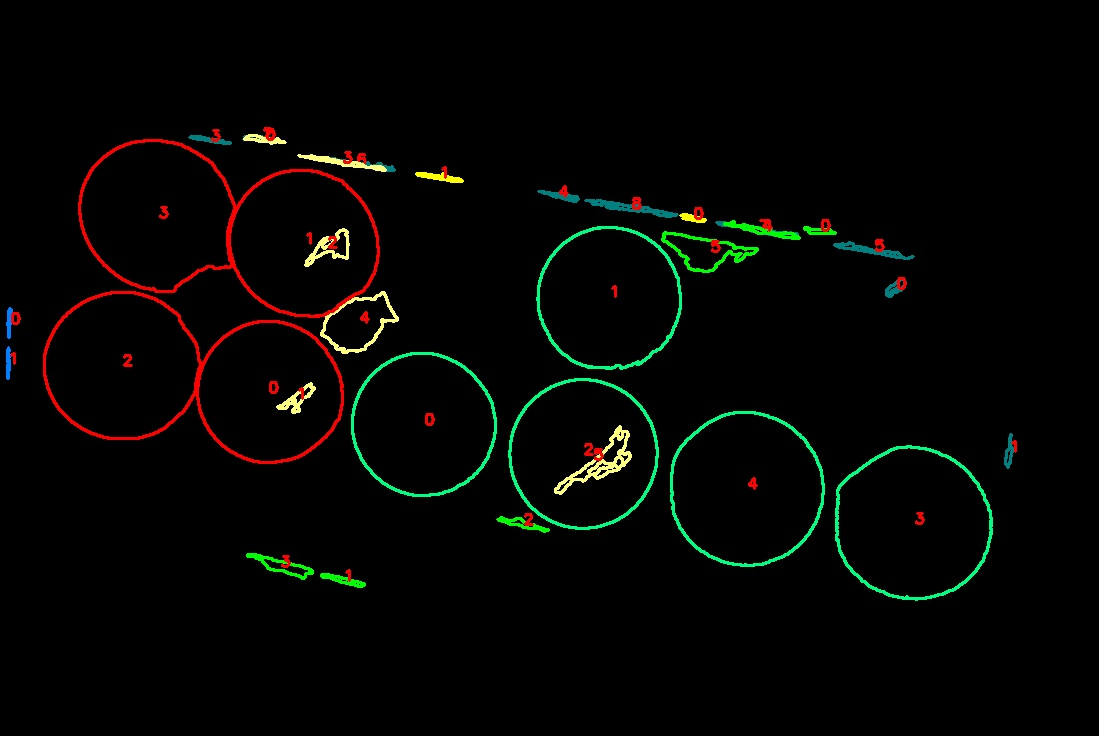
#> input picture img/IMG_39_marked.jpg, 1099 x 736 px
$ python -i canny.py   (imports and definitions only)
#> lines starting #> are read from the running program, lines starting #| are printed output that depends on the picture; after the words box and inside, x2 and y2 are one past the last pixel; in counts of white or black regions, pixels touching at a corner belong together
#> further down, picture is the input picture: shape (736, 1099, 3); mean B, G, R 2.8, 5.2, 4.6
import cv2
import numpy as np


"""
Params:
    edge_by_channel (list): When doing Canny edge detection ,
     this para decide which channel to be the gradient standard.
"""


def canny_edge_detect(img,
                      gaussian_para=3,
                      gaussian_filter=True,
                      do_sharpen=True,
                      split_n_row=1,
                      split_n_column=1,
                      edge_by_channel=['bgr_gray']):

    # filter the noise
#> called with gaussian_para = 3, gaussian_filter = True, do_sharpen = True, split_n_row = 1, split_n_column = 1
    if gaussian_filter:
        print('[Canny] Gaussian filter')
        img = cv2.GaussianBlur(img, (gaussian_para, gaussian_para), 0)

    if do_sharpen:
        print('[Canny] Sharpening')
        img = sharpen(img)

    re_height, re_width = img.shape[:2]
#> re_height = 736; re_width = 1099

    offset_r = re_height / split_n_row  # 736/1 = 736
#> offset_r = 736
    offset_c = re_width / split_n_column  # 1104
#> offset_c = 1099

    print('[Canny] Canny Detect edge')
    edged = np.zeros(img.shape[:2], np.uint8)

    for row_n in np.arange(0, split_n_row, 0.5):  # 0, 0.5
        for column_n in np.arange(0, split_n_column, 0.5):  # 0, 0.5

            r_l = int(row_n * offset_r)  # 736*0, 736*0.5
            r_r = int((row_n + 1) * offset_r)  # 736*1, 736*1.5->736*1
            c_l = int(column_n * offset_c)
            c_r = int((column_n + 1) * offset_c)

            if row_n == split_n_row - 0.5:
                r_r = int(re_height)
            if column_n == split_n_column - 0.5:
                c_r = int(re_width)

            BGR_dic, HSV_dic, LAB_dic = split_color_channel(img[r_l: r_r, c_l: c_r])

            channel_img_dic = {'bgr_gray': BGR_dic['img_bgr_gray'],
                               'bgr_b': BGR_dic['img_b'],
                               'bgr_g': BGR_dic['img_g'],
                               'bgr_r': BGR_dic['img_r'],
                               'hsv_h': HSV_dic['img_h'],
                               'hsv_s': HSV_dic['img_s'],
                               'hsv_v': HSV_dic['img_v'],
                               'lab_l': LAB_dic['img_l'],
                               'lab_a': LAB_dic['img_a'],
                               'lab_b': LAB_dic['img_b']}
            channel_thre_dic = {'bgr_gray': BGR_dic['thre_bgr_gray'],
                                'bgr_b': BGR_dic['thre_b'],
                                'bgr_g': BGR_dic['thre_g'],
                                'bgr_r': BGR_dic['thre_r'],
                                'hsv_h': HSV_dic['thre_h'],
                                'hsv_s': HSV_dic['thre_s'],
                                'hsv_v': HSV_dic['thre_v'],
                                'lab_l': LAB_dic['thre_l'],
                                'lab_a': LAB_dic['thre_a'],
                                'lab_b': LAB_dic['thre_b']}

            for chan in edge_by_channel:
                if channel_thre_dic[chan] > 20:
                    edged[r_l: r_r, c_l: c_r] |= cv2.Canny(
                        channel_img_dic[chan], channel_thre_dic[chan] * 0.5, channel_thre_dic[chan])
#> this loop made 2 passes
#> pass 1, in split_color_channel, `bgr_gray = cv2.cvtColor(img, cv2.COLOR_BGR2GRAY)`:
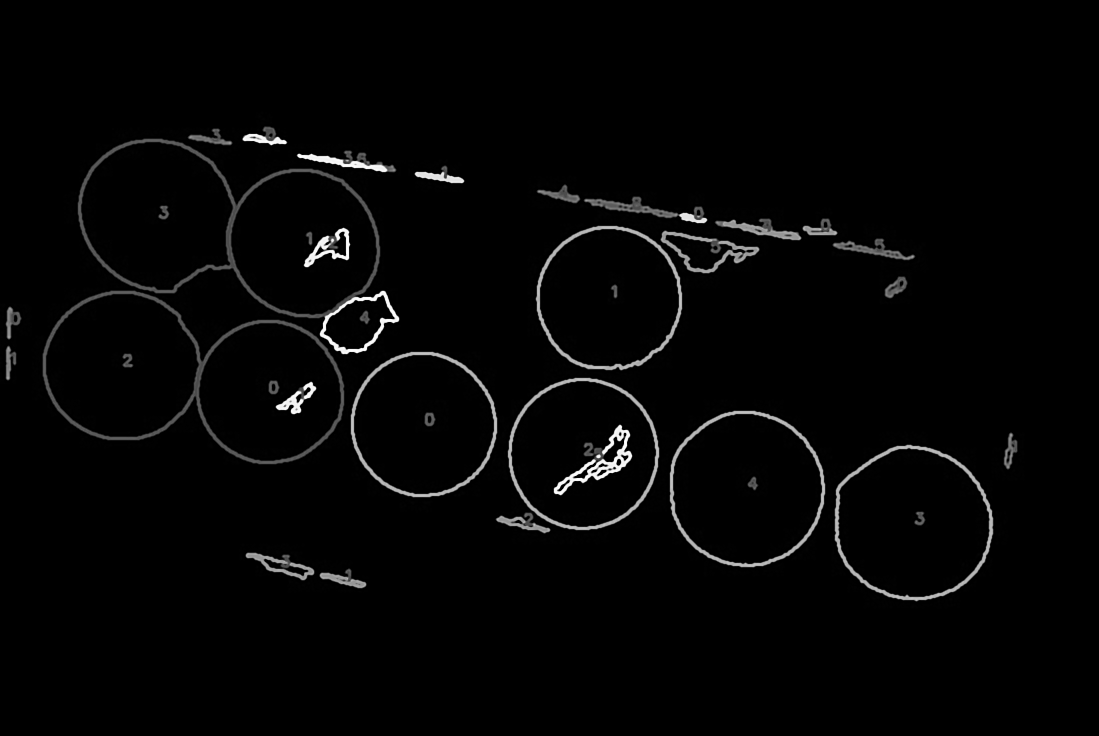
#> bgr_gray: shape (736, 1099); min 0, max 255, mean 5
#> pass 1, in split_color_channel, `bgr_b = img[:, :, 0]`:
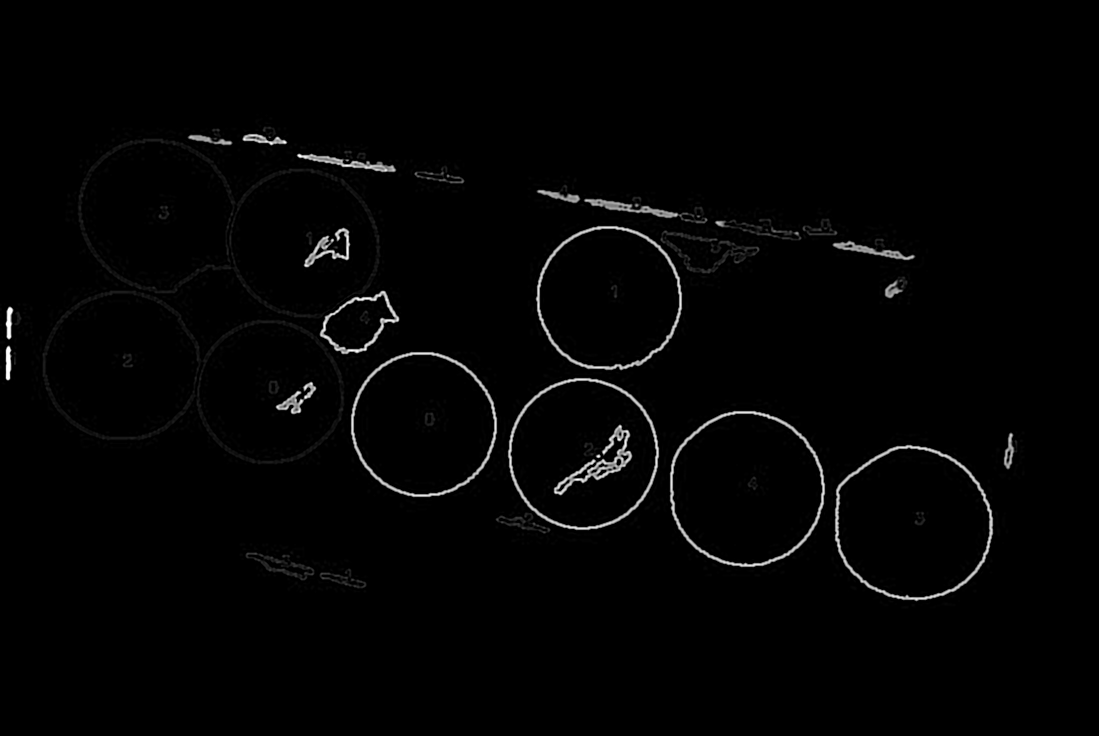
#> bgr_b: shape (736, 1099); min 0, max 255, mean 3.5
#> pass 1, in split_color_channel, `bgr_g = img[:, :, 1]`:
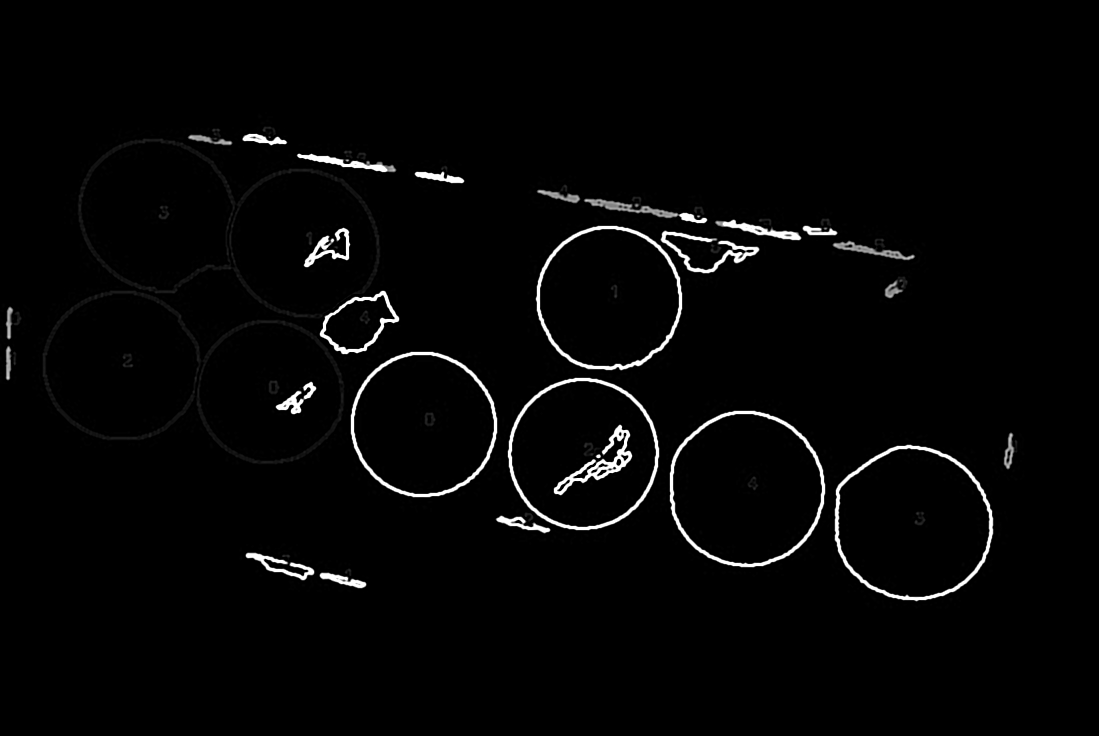
#> bgr_g: shape (736, 1099); min 0, max 255, mean 5.4
#> pass 1, in split_color_channel, `bgr_r = img[:, :, 2]`:
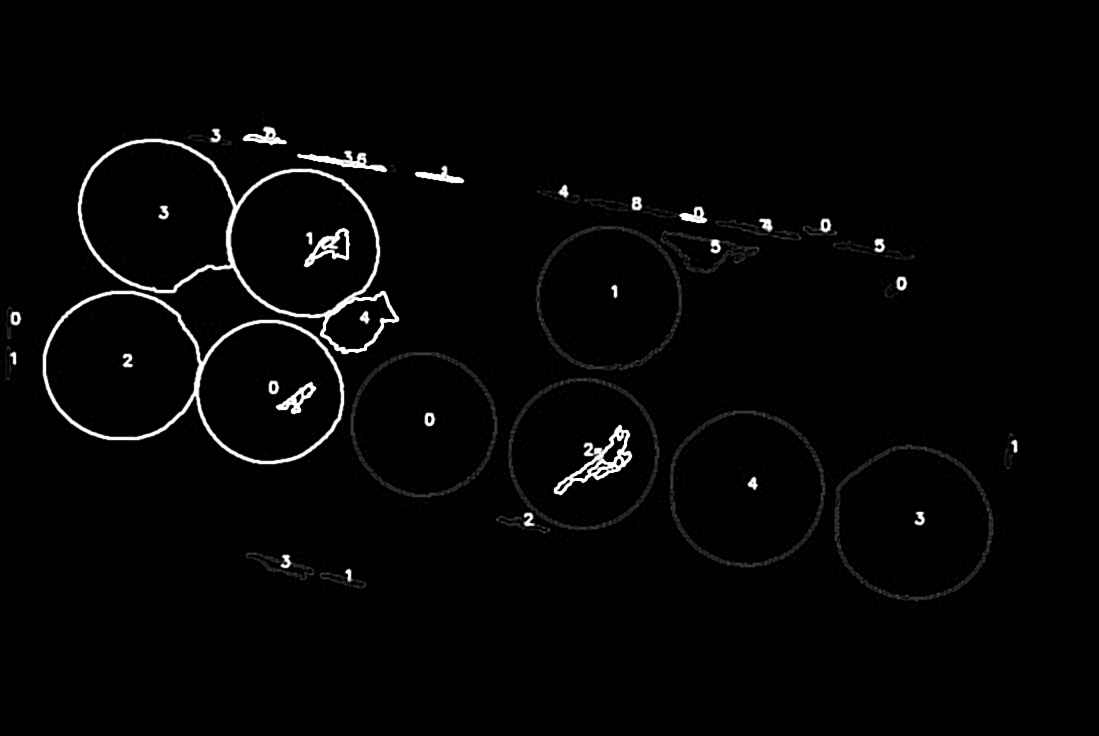
#> bgr_r: shape (736, 1099); min 0, max 255, mean 4.9
#> after the loop:
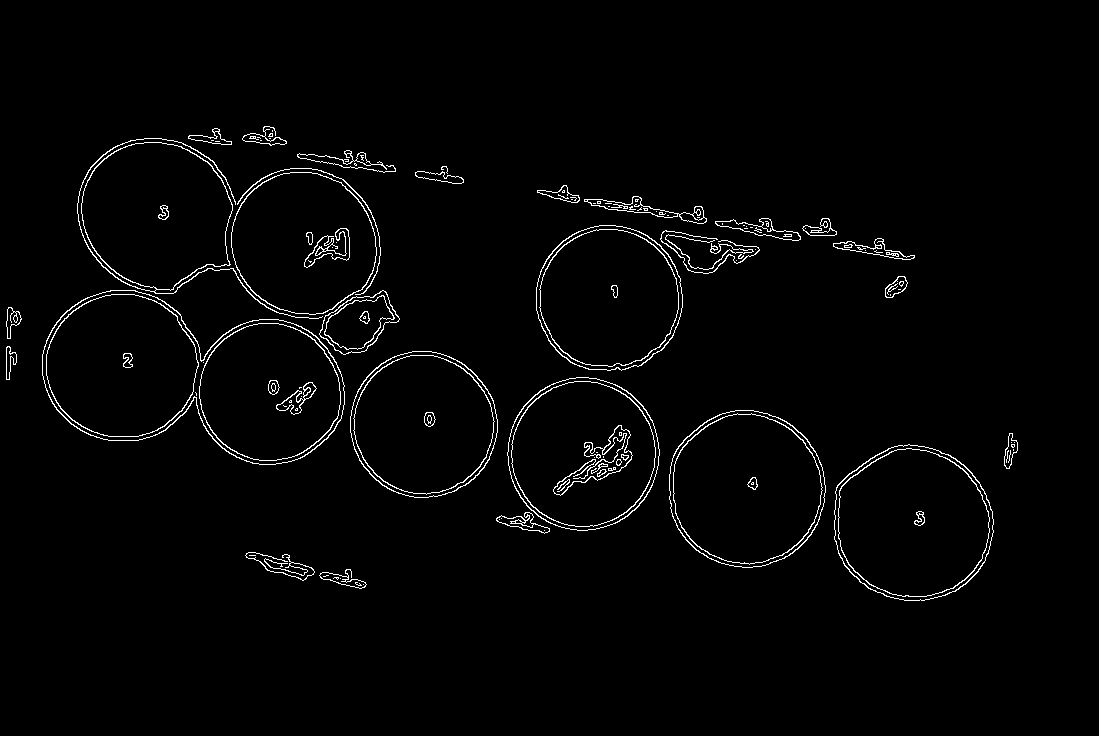
#> edged: shape (736, 1099); 2% white in thin lines or dots, all inside (x1, y1, x2, y2) = (6, 126, 1018, 601)

    return edged


def sharpen(img):
    kernel_sharpen = np.array([[-1, -1, -1, -1, -1],
                               [-1, 2, 2, 2, -1],
                               [-1, 2, 8, 2, -1],
                               [-1, 2, 2, 2, -1],
                               [-1, -1, -1, -1, -1]]) / 8.0

    return cv2.filter2D(img, -1, kernel_sharpen)


def split_color_channel(img):
    """
    Find all the attribute of three color models. (RGB/HSV/LAB)
    Return in a dictionary type.
    """

    bgr_gray = cv2.cvtColor(img, cv2.COLOR_BGR2GRAY)
    # bgr_gray = cv2.GaussianBlur(bgr_gray, (3, 3), 0)
    thresh_bgr_gray = cv2.threshold(bgr_gray, 0, 255, cv2.THRESH_BINARY + cv2.THRESH_OTSU)[0]

    bgr_b = img[:, :, 0]
    bgr_g = img[:, :, 1]
    bgr_r = img[:, :, 2]
    bgr_b = cv2.GaussianBlur(bgr_b, (5, 5), 0)
    bgr_g = cv2.GaussianBlur(bgr_g, (5, 5), 0)
    bgr_r = cv2.GaussianBlur(bgr_r, (5, 5), 0)
    thresh_bgr_b = cv2.threshold(bgr_b, 0, 255, cv2.THRESH_BINARY + cv2.THRESH_OTSU)[0]
    thresh_bgr_g = cv2.threshold(bgr_g, 0, 255, cv2.THRESH_BINARY + cv2.THRESH_OTSU)[0]
    thresh_bgr_r = cv2.threshold(bgr_r, 0, 255, cv2.THRESH_BINARY + cv2.THRESH_OTSU)[0]

    hsv = cv2.cvtColor(img, cv2.COLOR_BGR2HSV)
    hsv = cv2.GaussianBlur(hsv, (5, 5), 0)
    hsv_h = hsv[:, :, 0]
    hsv_s = hsv[:, :, 1]
    hsv_v = hsv[:, :, 2]
    hsv_h = cv2.GaussianBlur(hsv_h, (5, 5), 0)
    hsv_s = cv2.GaussianBlur(hsv_s, (5, 5), 0)
    hsv_v = cv2.GaussianBlur(hsv_v, (5, 5), 0)
    thresh_hsv_h = cv2.threshold(hsv_h, 0, 255, cv2.THRESH_BINARY + cv2.THRESH_OTSU)[0]
    thresh_hsv_s = cv2.threshold(hsv_s, 0, 255, cv2.THRESH_BINARY + cv2.THRESH_OTSU)[0]
    thresh_hsv_v = cv2.threshold(hsv_v, 0, 255, cv2.THRESH_BINARY + cv2.THRESH_OTSU)[0]

    lab = cv2.cvtColor(img, cv2.COLOR_BGR2LAB)
    lab = cv2.GaussianBlur(lab, (5, 5), 0)
    lab_l = lab[:, :, 0]
    lab_a = lab[:, :, 1]
    lab_b = lab[:, :, 2]
    lab_l = cv2.GaussianBlur(lab_l, (5, 5), 0)
    lab_a = cv2.GaussianBlur(lab_a, (5, 5), 0)
    lab_b = cv2.GaussianBlur(lab_b, (5, 5), 0)
    thresh_lab_l = cv2.threshold(lab_l, 0, 255, cv2.THRESH_BINARY + cv2.THRESH_OTSU)[0]
    thresh_lab_a = cv2.threshold(lab_a, 0, 255, cv2.THRESH_BINARY + cv2.THRESH_OTSU)[0]
    thresh_lab_b = cv2.threshold(lab_b, 0, 255, cv2.THRESH_BINARY + cv2.THRESH_OTSU)[0]

    BGR_dic = {
        'img_bgr': img,
        'img_bgr_gray': bgr_gray,
        'img_b': bgr_b,
        'img_g': bgr_g,
        'img_r': bgr_r,
        'thre_bgr_gray': thresh_bgr_gray,
        'thre_b': thresh_bgr_b,
        'thre_g': thresh_bgr_g,
        'thre_r': thresh_bgr_r
    }
    HSV_dic = {
        'img_hsv': hsv,
        'img_h': hsv_h,
        'img_s': hsv_s,
        'img_v': hsv_v,
        'thre_h': thresh_hsv_h,
        'thre_s': thresh_hsv_s,
        'thre_v': thresh_hsv_v
    }
    LAB_dic = {
        'img_lab': lab,
        'img_l': lab_l,
        'img_a': lab_a,
        'img_b': lab_b,
        'thre_l': thresh_lab_l,
        'thre_a': thresh_lab_a,
        'thre_b': thresh_lab_b
    }

    return BGR_dic, HSV_dic, LAB_dic

>>> import cv2
>>> picture = cv2.imread('../img/IMG_39_marked.jpg')
>>> result = canny_edge_detect(picture)
